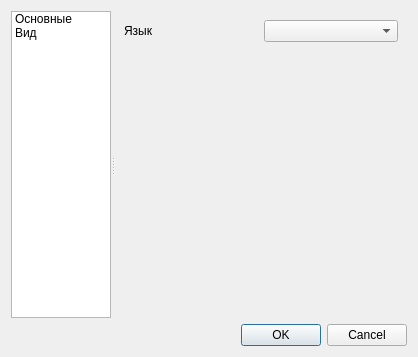
<?xml version="1.0" encoding="UTF-8"?>
<ui version="4.0">
 <class>MSettings</class>
 <widget class="QDialog" name="MSettings">
  <property name="geometry">
   <rect>
    <x>0</x>
    <y>0</y>
    <width>418</width>
    <height>357</height>
   </rect>
  </property>
  <property name="windowTitle">
   <string>Настройки</string>
  </property>
  <property name="windowIcon">
   <iconset resource="res.qrc">
    <normaloff>:/icon/qimageview.png</normaloff>:/icon/qimageview.png</iconset>
  </property>
  <layout class="QVBoxLayout" name="verticalLayout_3">
   <item>
    <widget class="QSplitter" name="splitter">
     <property name="sizePolicy">
      <sizepolicy hsizetype="Expanding" vsizetype="MinimumExpanding">
       <horstretch>0</horstretch>
       <verstretch>0</verstretch>
      </sizepolicy>
     </property>
     <property name="orientation">
      <enum>Qt::Horizontal</enum>
     </property>
     <widget class="QListWidget" name="listWidget">
      <property name="sizePolicy">
       <sizepolicy hsizetype="Preferred" vsizetype="Expanding">
        <horstretch>0</horstretch>
        <verstretch>0</verstretch>
       </sizepolicy>
      </property>
      <property name="minimumSize">
       <size>
        <width>70</width>
        <height>0</height>
       </size>
      </property>
      <property name="maximumSize">
       <size>
        <width>100</width>
        <height>16777215</height>
       </size>
      </property>
      <item>
       <property name="text">
        <string>Основные</string>
       </property>
      </item>
      <item>
       <property name="text">
        <string>Вид</string>
       </property>
      </item>
     </widget>
     <widget class="QStackedWidget" name="stackedWidget">
      <property name="sizePolicy">
       <sizepolicy hsizetype="Maximum" vsizetype="Preferred">
        <horstretch>0</horstretch>
        <verstretch>0</verstretch>
       </sizepolicy>
      </property>
      <property name="currentIndex">
       <number>0</number>
      </property>
      <widget class="QWidget" name="page">
       <layout class="QVBoxLayout" name="verticalLayout">
        <item>
         <layout class="QHBoxLayout" name="horizontalLayout_2">
          <item>
           <widget class="QLabel" name="label_4">
            <property name="text">
             <string>Язык</string>
            </property>
           </widget>
          </item>
          <item>
           <widget class="QComboBox" name="comboBoxLanguage"/>
          </item>
         </layout>
        </item>
        <item>
         <spacer name="verticalSpacer_2">
          <property name="orientation">
           <enum>Qt::Vertical</enum>
          </property>
          <property name="sizeHint" stdset="0">
           <size>
            <width>20</width>
            <height>258</height>
           </size>
          </property>
         </spacer>
        </item>
       </layout>
      </widget>
      <widget class="QWidget" name="page_2">
       <layout class="QVBoxLayout" name="verticalLayout_2">
        <item>
         <layout class="QGridLayout" name="gridLayout">
          <item row="0" column="0">
           <widget class="QLabel" name="label_3">
            <property name="text">
             <string>Цвет фона</string>
            </property>
           </widget>
          </item>
          <item row="1" column="0">
           <widget class="QLabel" name="label_2">
            <property name="text">
             <string>Цвет фона в файле</string>
            </property>
           </widget>
          </item>
          <item row="0" column="2">
           <widget class="QPushButton" name="pushButtonColorView">
            <property name="text">
             <string>Изменить</string>
            </property>
            <property name="checkable">
             <bool>false</bool>
            </property>
           </widget>
          </item>
          <item row="1" column="2">
           <widget class="QPushButton" name="pushButtonColorImage">
            <property name="text">
             <string>Изменить</string>
            </property>
           </widget>
          </item>
          <item row="0" column="1">
           <widget class="QLabel" name="labelColorView">
            <property name="text">
             <string/>
            </property>
           </widget>
          </item>
          <item row="1" column="1">
           <widget class="QLabel" name="labelColorImage">
            <property name="text">
             <string/>
            </property>
           </widget>
          </item>
         </layout>
        </item>
        <item>
         <spacer name="verticalSpacer">
          <property name="orientation">
           <enum>Qt::Vertical</enum>
          </property>
          <property name="sizeHint" stdset="0">
           <size>
            <width>20</width>
            <height>230</height>
           </size>
          </property>
         </spacer>
        </item>
       </layout>
       <zorder></zorder>
       <zorder>verticalSpacer</zorder>
      </widget>
     </widget>
    </widget>
   </item>
   <item>
    <layout class="QHBoxLayout" name="horizontalLayout_4">
     <item>
      <spacer name="horizontalSpacer">
       <property name="orientation">
        <enum>Qt::Horizontal</enum>
       </property>
       <property name="sizeHint" stdset="0">
        <size>
         <width>40</width>
         <height>20</height>
        </size>
       </property>
      </spacer>
     </item>
     <item>
      <widget class="QDialogButtonBox" name="buttonBox">
       <property name="orientation">
        <enum>Qt::Horizontal</enum>
       </property>
       <property name="standardButtons">
        <set>QDialogButtonBox::Cancel|QDialogButtonBox::Ok</set>
       </property>
      </widget>
     </item>
    </layout>
   </item>
  </layout>
 </widget>
 <resources>
  <include location="res.qrc"/>
 </resources>
 <connections>
  <connection>
   <sender>buttonBox</sender>
   <signal>accepted()</signal>
   <receiver>MSettings</receiver>
   <slot>accept()</slot>
   <hints>
    <hint type="sourcelabel">
     <x>487</x>
     <y>337</y>
    </hint>
    <hint type="destinationlabel">
     <x>157</x>
     <y>274</y>
    </hint>
   </hints>
  </connection>
  <connection>
   <sender>buttonBox</sender>
   <signal>rejected()</signal>
   <receiver>MSettings</receiver>
   <slot>reject()</slot>
   <hints>
    <hint type="sourcelabel">
     <x>521</x>
     <y>343</y>
    </hint>
    <hint type="destinationlabel">
     <x>286</x>
     <y>274</y>
    </hint>
   </hints>
  </connection>
  <connection>
   <sender>listWidget</sender>
   <signal>currentRowChanged(int)</signal>
   <receiver>stackedWidget</receiver>
   <slot>setCurrentIndex(int)</slot>
   <hints>
    <hint type="sourcelabel">
     <x>144</x>
     <y>98</y>
    </hint>
    <hint type="destinationlabel">
     <x>276</x>
     <y>105</y>
    </hint>
   </hints>
  </connection>
 </connections>
</ui>
